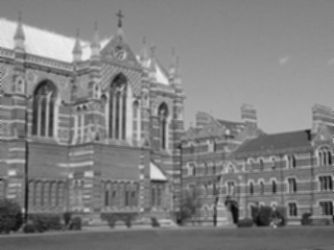
//> input picture Lectures/03-Estimation/homography-test/img1.png, 334 x 250 px
$ ./homography   (built with g++ and OpenCV 4)
//> lines starting //> are read from the running program, lines starting //| are printed output that depends on the picture
/*
 * OpenCV homography estimation demo
 *
 * Simple demo program to load two images, get interest points, get correspondences
 * between interest points using SSD, get a homography between the images using RANSAC,
 * and display the results.
 *
 */

#include <iostream>
#include <opencv2/opencv.hpp>

using namespace cv;
using namespace std;

/* Names of the two images you want to process */

#define IMAGE1 "img1.png"
#define IMAGE2 "img2.png"

// Maximum number of interest points in each image

#define MAX_CORNERS 1000

// Distance ratio for best-to-worst distance for descriptor matches

#define DISTANCE_RATIO 4.0

// Maximum number of useful matches

#define MAX_MATCHES 500

/* Main: load images, get features and correspondences, estimate the homography, and show
 * the results. */

int main( int argc, char* argv[] ) {

    // Load images

    Mat matImage1 = imread(IMAGE1, IMREAD_GRAYSCALE);
//> matImage1 is the input picture: 250 rows x 334 cols, CV_8UC1; min 10, max 237, mean 128.4
    Mat matImage2 = imread(IMAGE2, IMREAD_GRAYSCALE);
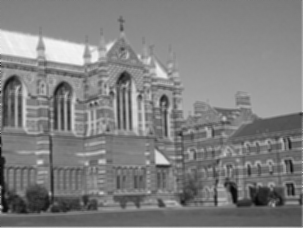
//> input picture Lectures/03-Estimation/homography-test/img2.png, 303 x 228 px
//> matImage2 is the input picture: 228 rows x 303 cols, CV_8UC1; min 7, max 245, mean 127.2

    if (matImage1.rows == 0 || matImage1.cols == 0 || matImage2.rows == 0 || matImage2.cols == 0)
    {
        throw runtime_error("Could not load input images.");
    }

    // Display images

    namedWindow("Image 1", WINDOW_NORMAL);
    namedWindow("Image 2", WINDOW_NORMAL);

    imshow("Image 1", matImage1);
    imshow("Image 2", matImage2);

    // Get keypoints and keypoint descriptors for the two images

    vector<KeyPoint> vKeyPoints1;
    vector<KeyPoint> vKeyPoints2;

    Mat matDescriptors1;
    Mat matDescriptors2;

    Ptr<ORB> pOrb = ORB::create();
    pOrb->detectAndCompute(matImage1, Mat(), vKeyPoints1, matDescriptors1);
//> vKeyPoints1 = 457 keypoints; strongest (x, y, size): (151, 176, 64.3), (151, 177, 44.6), (161, 176, 53.6), (150, 176, 53.6)
    pOrb->detectAndCompute(matImage2, Mat(), vKeyPoints2, matDescriptors2);
//> vKeyPoints2 = 439 keypoints; strongest (x, y, size): (158, 162, 64.3), (163, 96, 44.6), (156, 161, 53.6), (156, 162, 37.2)

    // Do a brute force matching of the two point sets

    vector<DMatch> vMatches;
    BFMatcher matcher(NORM_L2, true);
    matcher.match(matDescriptors1, matDescriptors2, vMatches, Mat());
//> vMatches = 204 matches

    // Sort matches by distance, remove weak matches, remove too many matches (snippet is from Learning OpenCV 3)

    sort(vMatches.begin(), vMatches.end());
    while (vMatches.front().distance * DISTANCE_RATIO < vMatches.back().distance)
    {
        vMatches.pop_back();
    }
//> this loop made 119 passes
//> after the loop, vMatches = 85 matches
    while (vMatches.size() > MAX_MATCHES)
    {
        vMatches.pop_back();
    }
//> this loop made 0 passes

    cout << "Got " << vMatches.size() << " matches." << endl;
//| Got 85 matches.

    if (vMatches.size() < 4) {
        throw runtime_error("Insufficient matches to compute homography.");
    }

    vector<char> vCharMatchMask(vMatches.size(), 1);
//> vCharMatchMask = 85 values from 1 to 1

    vector<Point2f> vPoints1;
    vector<Point2f> vPoints2;

    for (int i = 0; i < static_cast<int>(vMatches.size()); i++)
    {
        vPoints1.push_back(vKeyPoints1[vMatches[i].queryIdx].pt);
        vPoints2.push_back(vKeyPoints2[vMatches[i].trainIdx].pt);
    }
//> this loop made 85 passes
//> after the loop, vPoints1 = 85 Points (x, y), first 12: [74.4, 51.6], [165.9, 109.9], [164.2, 81.22], [151.2, 165.6], [251, 206], [161.7, 105.8], [151.4, 74.65], [118.1, 92.16], [248, 184], [48.96, 93.6], [178.6, 146.9], [117.6, 92.4]; vPoints2 = 85 Points (x, y), first 12: [85, 56], [165.9, 102], [164.2, 76.32], [154.8, 151.2], [250, 188], [162.4, 96.77], [150.3, 70.85], [123.6, 88.8], [246, 166], [66, 92.4], [180, 133.9], [124, 88]
    findHomography(vPoints1, vPoints2, RANSAC, 4, vCharMatchMask);
//> vCharMatchMask = 85 values, max 1 at index 0, min 0 at index 30, mean 0.918

    Mat matImageResult;
    drawMatches(matImage1, vKeyPoints1, matImage2, vKeyPoints2, vMatches, matImageResult, Scalar::all(-1),
                    Scalar::all(-1), vCharMatchMask, DrawMatchesFlags::NOT_DRAW_SINGLE_POINTS);
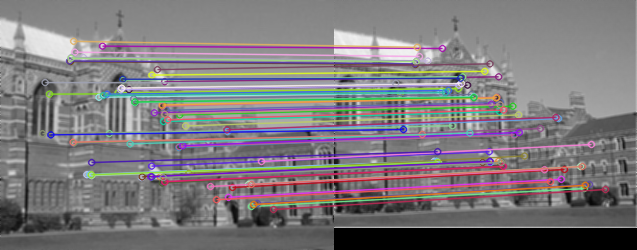
//> matImageResult: 250 rows x 637 cols, CV_8UC3; mean B, G, R 124, 120.8, 124.9

    imshow("Matching result", matImageResult);

    waitKey(0);

    return 0;
}
